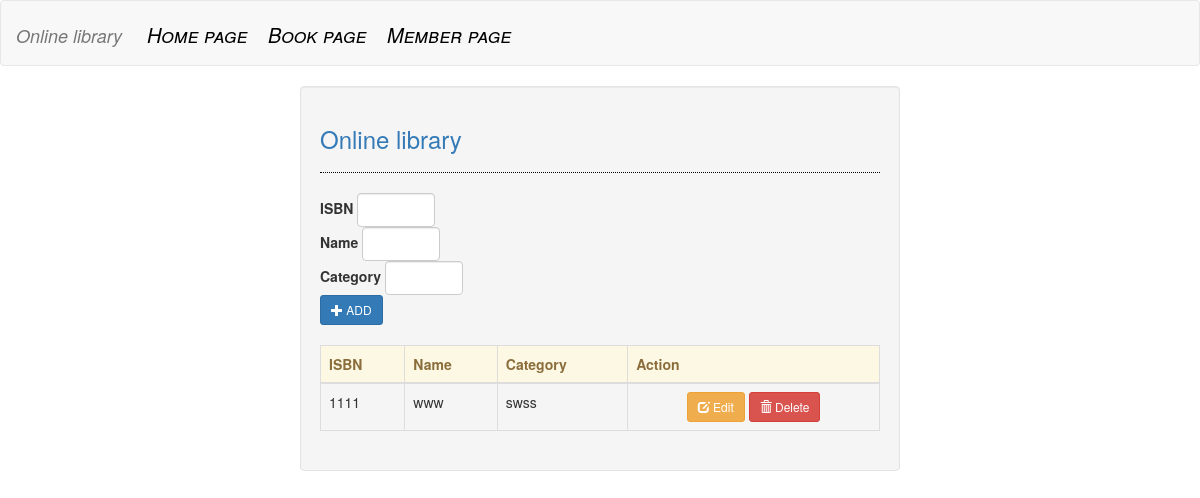
Before: /crud/book/ with the older database file.
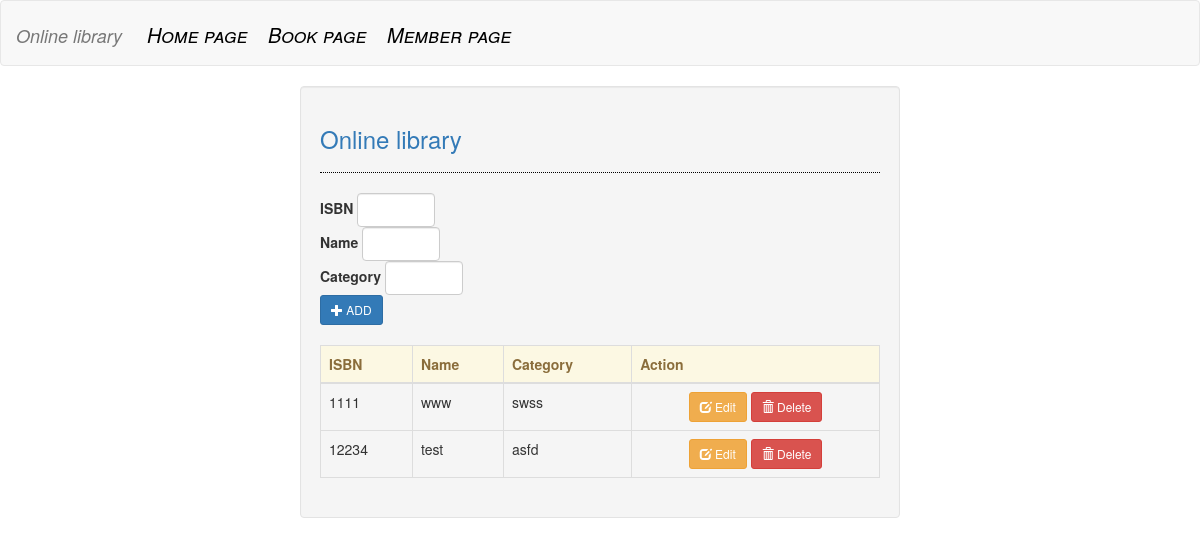
After: the same page with the newer database file.
### crud/models.py (models this page shows, shortened)
class Book(models.Model):
    ISBN = models.CharField(max_length=13)
    name = models.CharField(max_length=30)
    category = models.CharField(max_length=20)

### crud/views/book_views.py (the view)
def index(request):
    books = Book.objects.raw('Select * from crud_book')
    context = {'books': books}
    return render(request, 'crud/book/index.html', context)

### crud/templates/crud/book/index.html (shortened to what this page needs)
{% extends 'crud/base.html' %}
{% block body %}
<form class="form-inline"  action="create" method="POST">
    <div class="form-group">
        <label for="ISBN">ISBN</label>
        <input type="text" name="ISBN" class="form-control" style="width:30%;" required="required"/><br>
        <label for="name">Name</label>
        <input type="text" name="name" class="form-control" style="width:30%;" required="required"/><br>
        <label for="category">Category</label>
        <input type="text" name="category" class="form-control" style="width:30%;" required="required"/><br>
        <button type="submit" class="btn btn-sm btn-primary"><span class="glyphicon glyphicon-plus"></span> ADD</button>
    </div>
</form>
<br />
<table class="table table-bordered">
    <thead class="alert-warning">
        <tr>
            <th>ISBN</th>
            <th>Name</th>
            <th>Category</th>
            <th>Action</th>
        </tr>
    </thead>
    <tbody>
        {% for book in books %}
        <tr>
            <td>{{ book.ISBN }}</td>
            <td>{{ book.name }}</td>
            <td> {{ book.category }}</td>
            <td><center><a class="btn btn-sm btn-warning" href="edit/{{ book.id }}"><span class="glyphicon glyphicon-edit"></span> Edit</a> <a class="btn btn-sm btn-danger" href="delete/{{ book.id }}"><span class="glyphicon glyphicon-trash"></span> Delete</a></center></td>
        </tr>
        {% endfor %}
    </tbody>
</table>
{% endblock %}

Changed rows visible on the page:
added Book: ISBN "12234", name "test", category "asfd"
